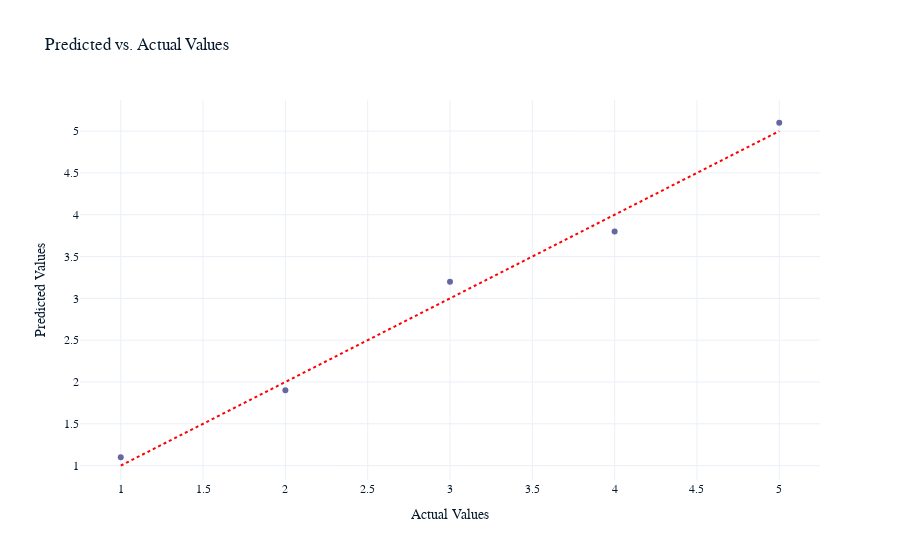

Notebook cell for this chart:
### Code cell
%matplotlib inline
# Import plotting package
import plotly.express as px
import pandas as pd  # Import pandas

# Define the expected and predicted data
expected = [1, 2, 3, 4, 5]  # Example data for expected values
predicted = [1.1, 1.9, 3.2, 3.8, 5.1]  # Example data for predicted values

# Put data to plot in dataframe
df_plot = pd.DataFrame({'expected': expected, 'predicted': predicted})

# Make scatter plot from data
fig = px.scatter(
    df_plot, 
    x='expected', 
    y='predicted',
    title='Predicted vs. Actual Values',
    labels={'expected': 'Actual Values', 'predicted': 'Predicted Values'}
)

# Add straight line indicating perfect model
fig.add_shape(type="line",
    x0=min(df_plot['expected']), y0=min(df_plot['expected']), 
    x1=max(df_plot['expected']), y1=max(df_plot['expected']),
    line=dict(
        color="Red",
        width=2,
        dash="dot",
    )
)

# Show figure
fig.show()

### Figure 1 — Plotly figure (JSON) as saved in the notebook; plotly's stock layout.template omitted (floating-point values rounded to 4 significant figures)
{"data": [{"hovertemplate": "Actual Values=%{x}<br>Predicted Values=%{y}<extra></extra>", "legendgroup": "", "marker": {"color": "#6568a0", "symbol": "circle"}, "mode": "markers", "name": "", "orientation": "v", "showlegend": false, "x": [1, 2, 3, 4, 5], "xaxis": "x", "y": [1.1, 1.9, 3.2, 3.8, 5.1], "yaxis": "y", "type": "scatter"}], "layout": {"xaxis": {"anchor": "y", "domain": [0, 1], "title": {"text": "Actual Values"}}, "yaxis": {"anchor": "x", "domain": [0, 1], "title": {"text": "Predicted Values"}}, "legend": {"tracegroupgap": 0}, "title": {"text": "Predicted vs. Actual Values"}, "shapes": [{"line": {"color": "Red", "dash": "dot", "width": 2}, "type": "line", "x0": 1, "x1": 5, "y0": 1, "y1": 5}]}}
